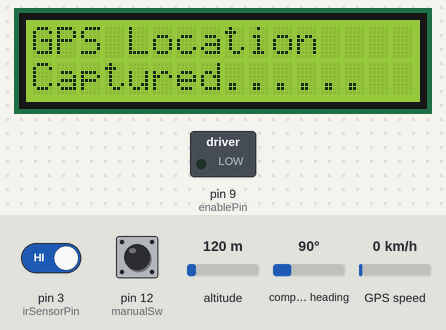
Bench run of a sketch on a simulated Arduino Nano, built with avr-gcc and run on an emulated ATmega328P. Shown: 16×2 character LCD, switched loads named in the sketch (green lamp = pin HIGH). The inputs (shaded band) are chosen by the test bench; at power-on: pin 3 (irSensorPin) HIGH, pin 12 (manualSw) HIGH, altitude 120 m, compass heading 90°, GPS speed 0 km/h. The GPS gets a fix after 3 s at 37.7749, -122.4194 with 8 satellites; pins used as bus, display or sensor lines are not drawn; what the sketch prints to the serial monitor is not drawn.

Above: at 7.3 s.
7.4 s: pin 3 (irSensorPin) driven LOW
At 10.1 s:
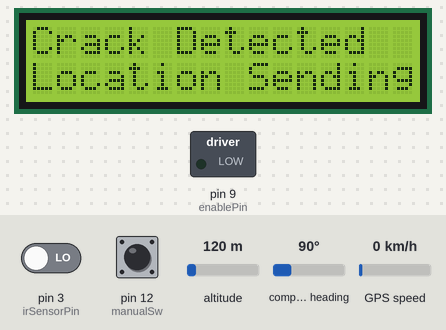
16.2 s: pin 3 (irSensorPin) driven HIGH
At 20.48 s:
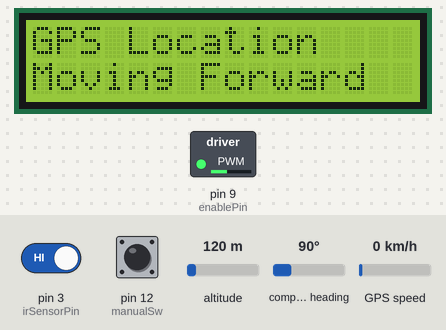
25.0 s: pin 12 (manualSw) pulled LOW for 3 s
At 27.4 s:
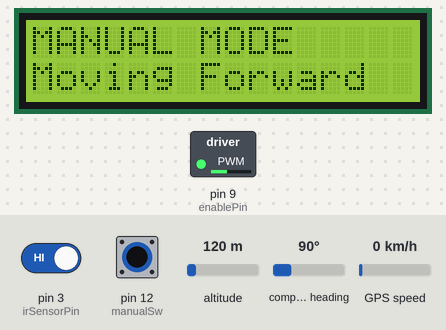
30.4 s: pin 3 (irSensorPin) driven LOW and pin 12 (manualSw) driven LOW
At 36.4 s:
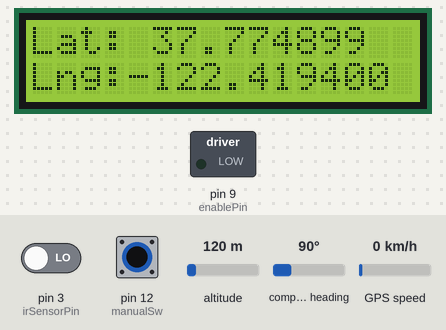
Timing chart, 0 to 37.9 s (numbered marks = the images above; inputs shaded):
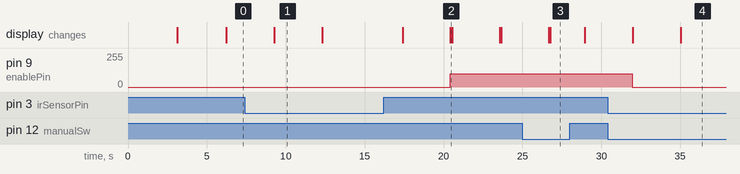

The sketch:

crack_detector.ino
```cpp
#include <SoftwareSerial.h>
#include <TinyGPS++.h>
#include <Wire.h>
#include <LiquidCrystal_I2C.h>

// GPS setup
SoftwareSerial gpsSerial(4, 2); // GPS TX → D4 (Nano RX)
TinyGPSPlus gps;

// LCD setup
LiquidCrystal_I2C lcd(0x27, 16, 2); // Change I2C address if needed

// Motor control pins
const int enablePin = 9;   // PWM speed control
const int forwardPin = 5;  // Motor forward control

// IR sensor pin
const int irSensorPin = 3;

// Switch for manual/auto mode
const int manualSw = 12;
bool manualMode = false;

// Flag to indicate GPS fix
bool gpsFixAcquired = false;

// Manual mode coordinates (example)
const float manualLat = 11.3122;
const float manualLng = 77.6423;

void setup() {
  Serial.begin(9600);
  gpsSerial.begin(9600);
  lcd.init();
  lcd.backlight();

  pinMode(enablePin, OUTPUT);
  pinMode(forwardPin, OUTPUT);
  pinMode(irSensorPin, INPUT);
  pinMode(manualSw, INPUT_PULLUP);

  lcd.clear();
  lcd.setCursor(0, 0);
  lcd.print(" Railway Track ");
  lcd.setCursor(0, 1);
  lcd.print("Crack  Detection");
  delay(3000);
  lcd.clear();
  lcd.setCursor(0, 0);
  lcd.print("GPS Location");
  lcd.setCursor(0, 1);
  lcd.print("Finding.....");
  delay(3000);
}

void loop() {
  // Check mode switch
  manualMode = digitalRead(manualSw) == LOW;
  delay(50);

  if (!manualMode) {
    gpsFixAcquired = false;
    // AUTO MODE (GPS-dependent)
    while (gpsSerial.available()) {
      gps.encode(gpsSerial.read());
    }

    if (!gpsFixAcquired && gps.location.isValid()) {
      gpsFixAcquired = true;
      lcd.clear();
      lcd.setCursor(0, 0);
      lcd.print("GPS Location");
      lcd.setCursor(0, 1);
      lcd.print("Captured......");
      delay(3000);
    }
  } else {
    // MANUAL MODE (bypass GPS)
    lcd.setCursor(0, 0);
    lcd.print("MANUAL MODE     ");
    delay(1000);
    gpsFixAcquired = true; // Force enable movement
  }

  // Movement logic
  if (gpsFixAcquired) {
    // Start motor
    analogWrite(enablePin, 100);
    digitalWrite(forwardPin, HIGH);

    int irValue = digitalRead(irSensorPin);

    if (irValue == LOW) {
      handleCrackDetection();
    } else {
      // Only show movement message every second to avoid flicker
      static unsigned long lastUpdate = 0;
      if (millis() - lastUpdate > 1000) {
        lcd.setCursor(0, 1);
        lcd.print("Moving Forward ");
        lastUpdate = millis();
      }
    }
  } else {
    analogWrite(enablePin, 0);
    digitalWrite(forwardPin, LOW);
    // Waiting for GPS lock
    lcd.clear();
    lcd.setCursor(0, 0);
    lcd.print("Waiting GPS Fix ");
    lcd.setCursor(0, 1);
    lcd.print("No Movement     ");
    delay(1000);

  }
}

void handleCrackDetection(){
  // Stop motor
  analogWrite(enablePin, 0);
  digitalWrite(forwardPin, LOW);

  Serial.println("Crack Detected!");
  lcd.clear();
  lcd.setCursor(0, 0);
  lcd.print("Crack Detected");
  lcd.setCursor(0, 1);
  lcd.print("Location Sending...");
  delay(3000);

  if (!manualMode && gps.location.isValid()) {
    float lat = gps.location.lat();
    float lng = gps.location.lng();

    Serial.print("Lat: ");
    Serial.print(lat, 6);
    Serial.print(" | Lng: ");
    Serial.println(lng, 6);

    char latStr[16], lngStr[16];
    dtostrf(lat, 10, 6, latStr);
    dtostrf(lng, 10, 6, lngStr);

    lcd.clear();
    lcd.setCursor(0, 0);
    lcd.print("Lat:");
    lcd.print(String(latStr).substring(0, 11));
    lcd.setCursor(0, 1);
    lcd.print("Lng:");
    lcd.print(String(lngStr).substring(0, 11));
  } else {
    lcd.clear();
    lcd.setCursor(0, 0);
    lcd.print("Lat:");
    lcd.print(String(manualLat).substring(0, 9));
    lcd.setCursor(0, 1);
    lcd.print("Lng:");
    lcd.print(String(manualLng).substring(0, 9));

    Serial.print("Lat: ");
    Serial.print(manualLat);
    Serial.print(" | Lng: ");
    Serial.println(manualLng);
    if (Serial.available()) {
      String msg = Serial.readStringUntil('\n');
      if(msg == "CONFIRMED"){
        lcd.clear();
        lcd.setCursor(0, 0);
        lcd.print("Email sent");
        lcd.setCursor(0, 1);
        lcd.print("successfully");
        // Resume movement
        analogWrite(enablePin, 100);
        digitalWrite(forwardPin, HIGH);
      }
    }
  }

  delay(5000);


}
```

Measured:
- after the input at 7.4 s, pin 9 (enablePin): stays 0/255 (without the input it goes to 100/255 after 1.8 s); the display: changes after 1.9 s (image 1)
- after the input at 16.2 s, pin 9 (enablePin): 0/255 → 100/255 after 4.2 s; the display: first differs from a run without the input after 4.2 s (image 2)
- after the input at 25.0 s, the display: first differs from a run without the input after 1.7 s (image 3)
- after the input at 30.4 s, pin 9 (enablePin): 100/255 → 0/255 after 1.6 s; the display: first changes after 1.6 s (image 4 shows a later state)
- what the display in image 1 shows lasts 3.0 s, from 9.3 s to 12.3 s
